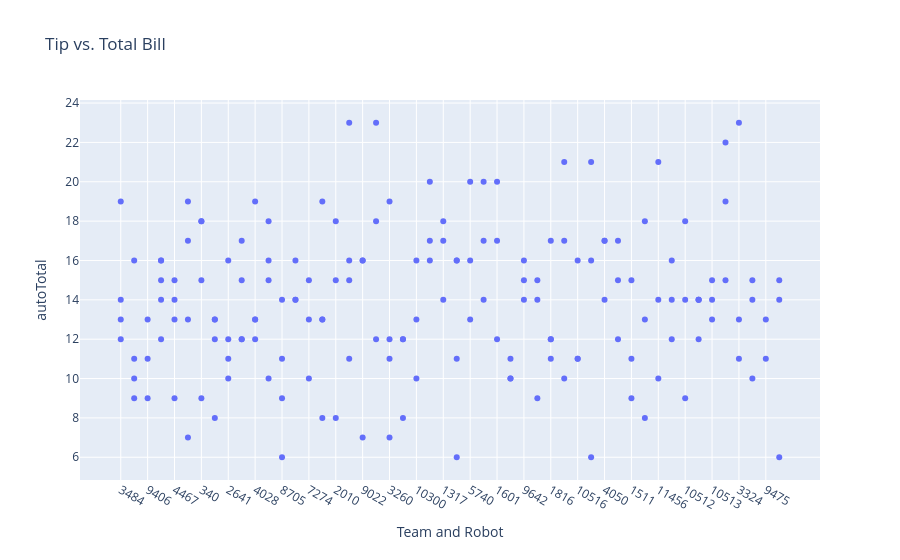

This figure's notebook cell:
### Code cell
#total points in auto(scatter)

scouted_data["autoTotal"] = scouted_data["autoCarrotCake"] + scouted_data["autoCarrot"]+ scouted_data["autoCarrotO"]+scouted_data["autoCarrotCakeO"]

fig = px.scatter(scouted_data, x="Team and Robot", y="autoTotal", title="Tip vs. Total Bill")
fig

### Figure 1 — Plotly figure (JSON) as saved in the notebook; plotly's stock layout.template omitted (floating-point values rounded to 4 significant figures; data arrays with more than 128 entries replaced by an {"elided": "..."} marker saying what was removed)
{"data": [{"hovertemplate": "Team and Robot=%{x}<br>autoTotal=%{y}<extra></extra>", "legendgroup": "", "marker": {"color": "#636efa", "symbol": "circle"}, "mode": "markers", "name": "", "orientation": "v", "showlegend": false, "type": "scatter", "x": {"elided": "168 str values"}, "xaxis": "x", "y": {"elided": "168 int values"}, "yaxis": "y"}], "layout": {"legend": {"tracegroupgap": 0}, "title": {"text": "Tip vs. Total Bill"}, "xaxis": {"anchor": "y", "domain": [0, 1], "title": {"text": "Team and Robot"}}, "yaxis": {"anchor": "x", "domain": [0, 1], "title": {"text": "autoTotal"}}}}
